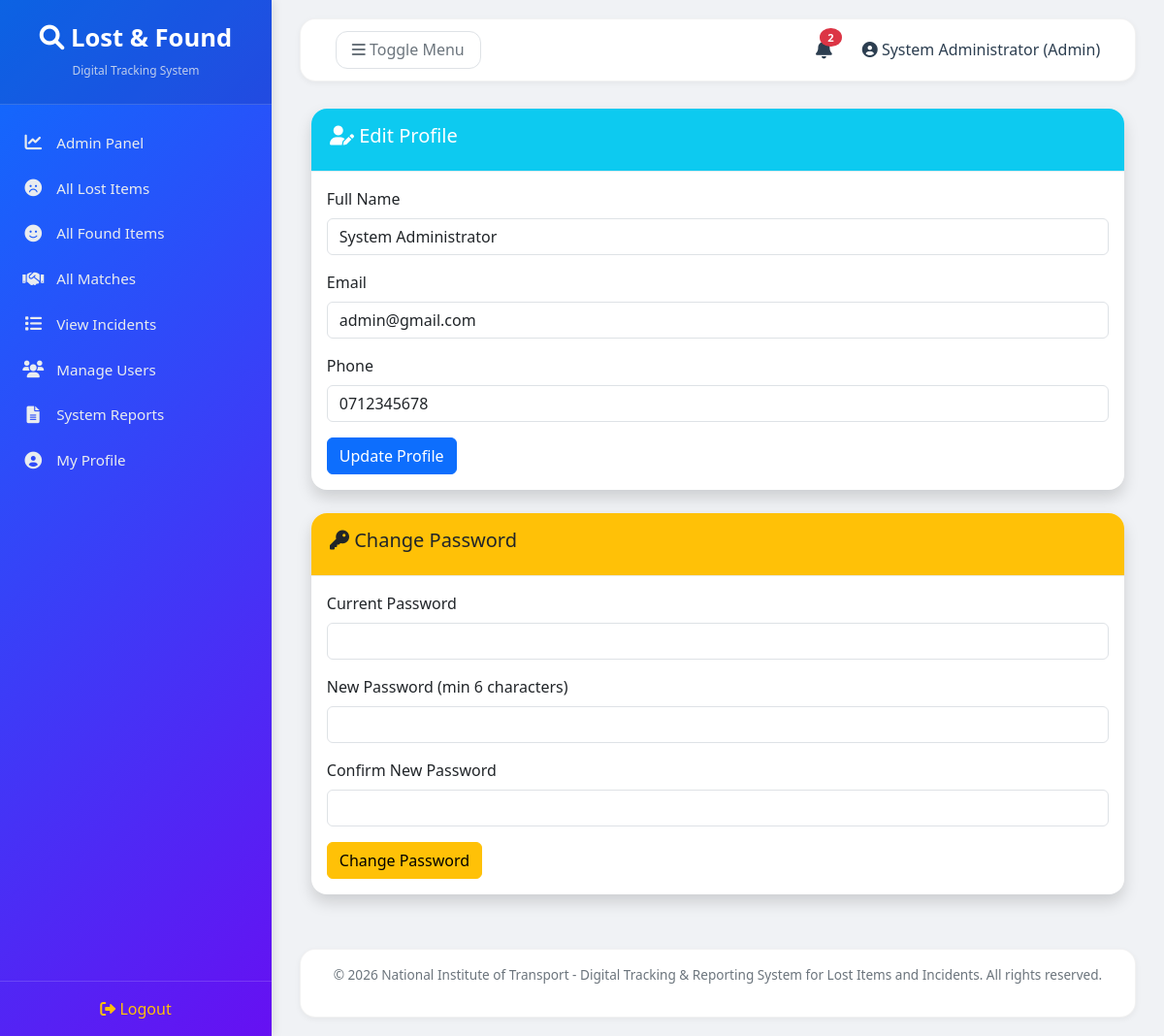
Screenshot of /index.php?page=profile (signed in) with the database file from the repository.
### tables this page shows
CREATE TABLE `users` (
  `id` int(11) NOT NULL,
  `fullname` varchar(100) NOT NULL,
  `email` varchar(100) NOT NULL,
  `password` varchar(255) NOT NULL,
  `phone` varchar(20) DEFAULT NULL,
  `role` enum('student','staff','admin') DEFAULT 'student',
  `created_at` timestamp NOT NULL DEFAULT current_timestamp(),
  `updated_at` timestamp NOT NULL DEFAULT current_timestamp() ON UPDATE current_timestamp()
);

### views/profile/index.php (the view, shortened to what this page needs)
<?php
require_once __DIR__ . '/../layouts/header.php';
$userId = $_SESSION['user_id'];
$stmt = $pdo->prepare("SELECT fullname, email, phone FROM users WHERE id = ?");
$stmt->execute([$userId]);
$user = $stmt->fetch();
?>
<div class="container-fluid">
    <div class="row">
        <div class="col-md-12 mx-auto">
            <div class="card shadow">
                <div class="card-header bg-info text-white">
                    <h5><i class="fas fa-user-edit"></i> Edit Profile</h5>
                </div>
                <div class="card-body">
                    <form method="POST" action="<?= BASE_URL ?>index.php?page=profile&action=update" class="needs-validation" novalidate>
                        <div class="mb-3">
                            <label class="form-label">Full Name</label>
                            <input type="text" name="fullname" class="form-control" value="<?= htmlspecialchars($user['fullname']) ?>" minlength="2" maxlength="100" autocomplete="name" required>
                        </div>
                        <div class="mb-3">
                            <label class="form-label">Email</label>
                            <input type="email" name="email" class="form-control" value="<?= htmlspecialchars($user['email']) ?>" maxlength="150" autocomplete="email" required>
                        </div>
                        <div class="mb-3">
                            <label class="form-label">Phone</label>
                            <input type="tel" name="phone" class="form-control" value="<?= htmlspecialchars($user['phone']) ?>" inputmode="tel" autocomplete="tel" maxlength="20" pattern="^\+?[0-9\s().-]{7,20}$" title="Use 7 to 15 digits, optionally starting with +. Spaces, dashes, and parentheses are allowed.">
                        </div>
                        <button type="submit" class="btn btn-primary">Update Profile</button>
                    </form>
                </div>
            </div>
            <div class="card shadow mt-4">
                <div class="card-header bg-warning text-dark">
                    <h5><i class="fas fa-key"></i> Change Password</h5>
                </div>
                <div class="card-body">
                    <form method="POST" action="<?= BASE_URL ?>index.php?page=profile&action=changepassword" class="needs-validation" novalidate>
                        <div class="mb-3">
                            <label class="form-label">Current Password</label>
                            <input type="password" name="current_password" class="form-control" autocomplete="current-password" required>
                        </div>
                        <div class="mb-3">
                            <label class="form-label">New Password (min 6 characters)</label>
                            <input type="password" name="new_password" class="form-control" minlength="6" autocomplete="new-password" required>
                        </div>
                        <div class="mb-3">
                            <label class="form-label">Confirm New Password</label>
                            <input type="password" name="confirm_password" class="form-control" minlength="6" autocomplete="new-password" required>
                        </div>
                        <button type="submit" class="btn btn-warning">Change Password</button>
                    </form>
                </div>
            </div>
        </div>
    </div>
</div>
<?php require_once __DIR__ . '/../layouts/footer.php'; ?>

### views/layouts/header.php (style rules this page uses)
* { margin: 0; padding: 0; box-sizing: border-box; }
body { background: #f0f2f5; font-family: 'Segoe UI', Tahoma, Geneva, Verdana, sans-serif; }
.page-content .card { border-radius: 16px; border: none; box-shadow: 0 2px 8px rgba(0, 0, 0, 0.05); margin-bottom: 1.5rem; }
.page-content .card-header { background: white; border-bottom: 1px solid #e9ecef; font-weight: 600; padding: 1rem 1.2rem; border-radius: 16px 16px 0 0; }

### rows the page displays
users: fullname "System Administrator", email "admin@gmail.com", phone "0712345678"

### other values shown
$unreadCount "2"
$userName "System Administrator"
$userRole "Admin"
